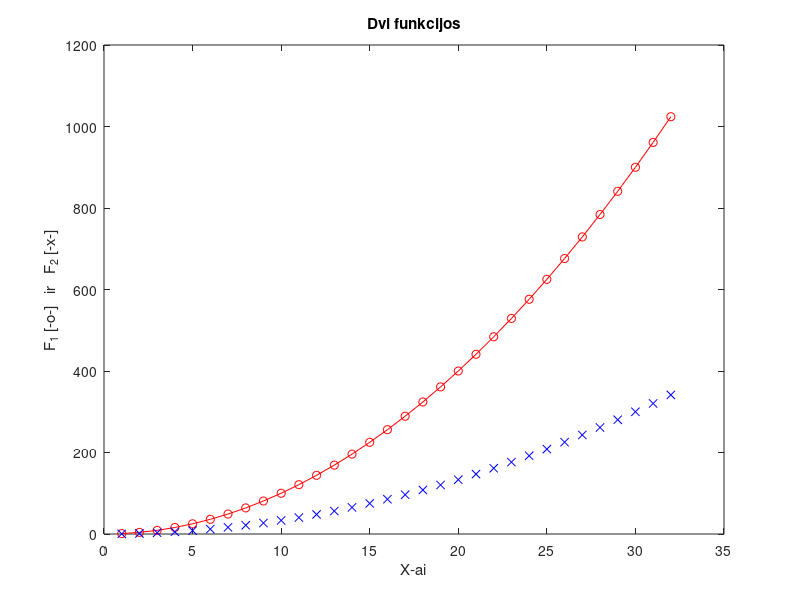

This figure's MATLAB source:
% Krystian Boguševič
% 2026-09-21
x = 1:32;
y = x.^2;
plot(x, y, 'o-r', x, y/3, 'xb')
title('Dvi funkcijos')
xlabel('X-ai')
ylabel('F_1 [-o-]   ir   F_2 [-x-]')

N = 0;
v = (N+1):0.5:(N+4)
A = [N N+1 N+2; N+3 N+4 N+5; N+6 N+7 N+8]
a = A(3,2)
b = A(2:3,1:2)
c = A([1 3],[1 3])
v1 = v(1:3)
B = [A; v1]
